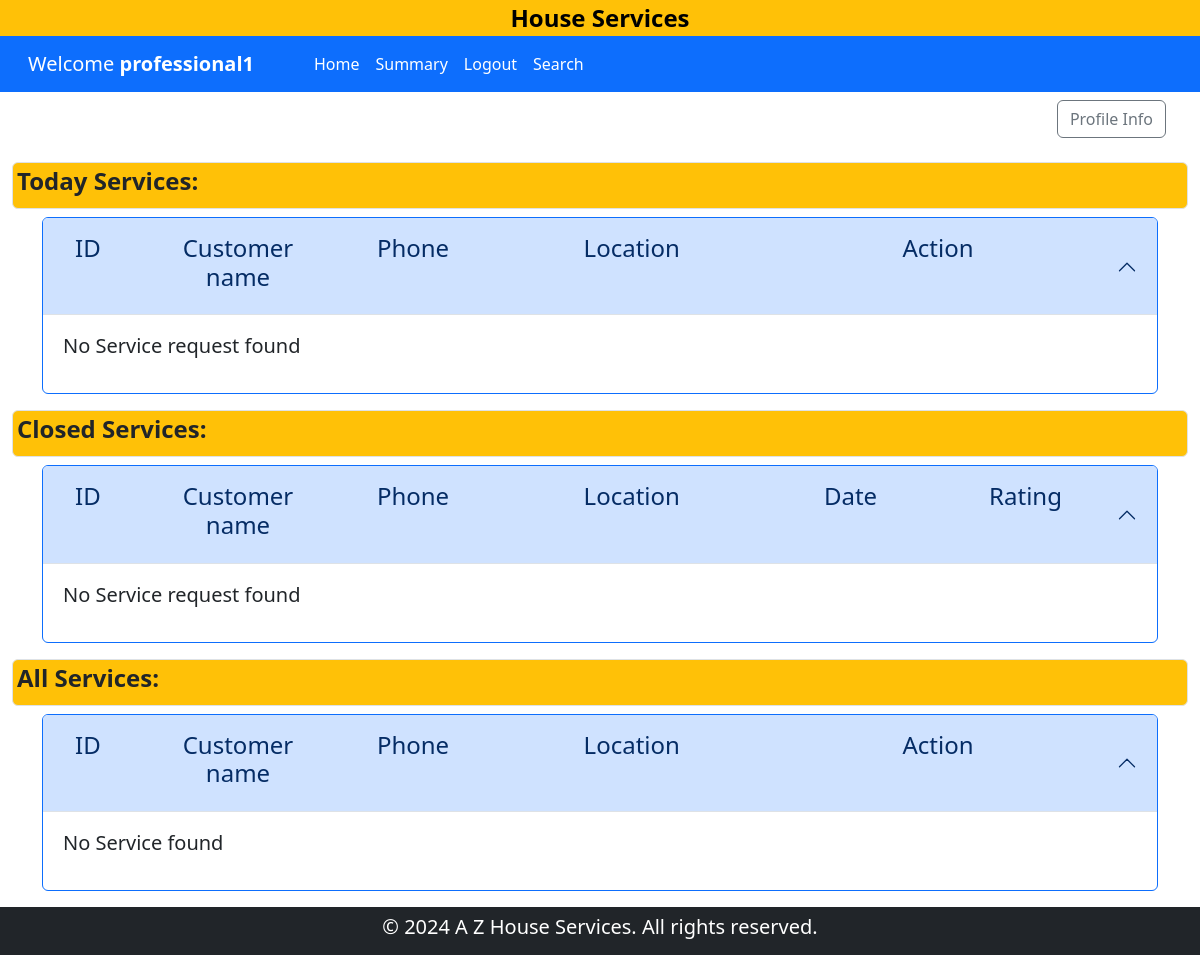
The app's page /professional_dashboard/1, older data.
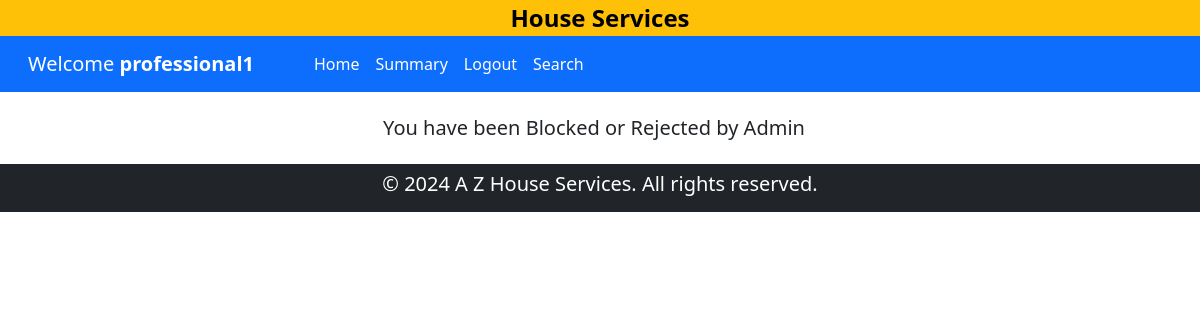
The same page, newer data.
### backened/controller.py (the view)
@app.route("/professional_dashboard/<id>")
def professionalDashboard(id):
    prof = Professional.query.filter_by(id=id).first()
    ser_req = ServiceRequest.query.filter_by(professional_id=prof.id).all()
    return render_template(
        "professional_dashboard.html", professional=prof, ser_req=ser_req
    )

### templates/professional_dashboard.html (shortened to what the changed rows need)
{% extends 'layout.html' %}
{% block content %}
<div class="container-fluid bg-warning" id="home">
    <div class="d-flex justify-content-center">
    </div>
</div>
<nav class="navbar navbar-expand-lg bg-primary">
    <div class="container-xxl">
    </div>
</nav>
{% if professional.status != 'Approved' %}
    <div class="container text-center h3 lead m-4">You have been Blocked or Rejected by Admin</div>
{% else %}
{% block professional %}
<div class="container">
    <div class="row">
        <div class="col-md-12 text-end m-2">
            <a href="{{ url_for('update_profile', user = 'professional', id = professional.id) }}" class="btn btn-outline-secondary">Profile Info</a>
        </div>
    </div>
</div>
    <section id="main-data" class="container-fluid" >
        <div class="mt-3 mb-2 bg-warning p-1 border rounded">
            <h4 class="fw-bold">Today Services:</h4>
        </div>
        <div class="container">
            <div class="accordion" id="today-Services">
                <div class="accordion-item border border-primary">
                  <h2 class="accordion-header">
                    <button class="accordion-button" type="button"  data-bs-target="#today-service-collapse" aria-expanded="true" >
                      <div class="container row">
                        <h4 class="col-1">ID</h4>
                        <h4 class="col-2 text-center">Customer name</h4>
                        <h4 class="col-2 text-center">Phone</h4>
                        <h4 class="col-3 text-center">Location</h4>
                        <h4 class="col-4 text-center">Action</h4>
                      </div>
                    </button>
                  </h2>
                  <div id="today-service-collapse" class="accordion-collapse  show" data-bs-parent="#today-Services">
                    <div class="accordion-body">
                        {% if not ser_req  %}
                        <div class="col">
                            <p class="lead">No Service request found</p>
                        </div>
                        {% endif %}
                    </div>
                  </div>
                </div>
            </div>
        </div>
        <div class="mt-3 mb-2 bg-warning p-1 border rounded">
            <h4 class="fw-bold">Closed Services:</h4>
        </div>
        <div class="container">
            <div class="accordion" id="closed-Services">
                <div class="accordion-item border border-primary">
                    <h2 class="accordion-header">
                    <button class="accordion-button" type="button"  data-bs-target="#closed-service-collapse" aria-expanded="true" >
                        <div class="container row">
                        <h4 class="col-1">ID</h4>
                        <h4 class="col-2 text-center">Customer name</h4>
                        <h4 class="col-2 text-center">Phone</h4>
                        <h4 class="col-3 text-center">Location</h4>
                        <h4 class="col-2 text-center">Date</h4>
                        <h4 class="col-2 text-center">Rating</h4>
                        </div>
                    </button>
                    </h2>
                    <div id="closed-service-collapse" class="accordion-collapse  show" data-bs-parent="#closed-Services">
                    <div class="accordion-body">
                        {% if not ser_req  %}
                        <div class="col">
                            <p class="lead">No Service request found</p>
                        </div>
                        {% endif %}
                    </div>
                    </div>
                </div>
            </div>
        </div>
        <div class="mt-3 mb-2 bg-warning p-1 border rounded">
            <h4 class="fw-bold">All Services:</h4>
        </div>
        <div class="container">
            <div class="accordion" id="all-Services">
                <div class="accordion-item border border-primary mb-3">
                    <h2 class="accordion-header">
                    <button class="accordion-button" type="button" data-bs-toggle="collapse" data-bs-target="#all-service-collapse" aria-expanded="true" aria-controls="all-service-collapse">
                        <div class="container row">
                            <h4 class="col-1">ID</h4>
                            <h4 class="col-2 text-center">Customer name</h4>
                            <h4 class="col-2 text-center">Phone</h4>
                            <h4 class="col-3 text-center">Location</h4>
                            <h4 class="col-4 text-center">Action</h4>
                        </div>
                    </button>
                    </h2>
                    <div id="all-service-collapse" class="accordion-collapse collapse show" data-bs-parent="#all-Services">
                    <div class="accordion-body">
                        {% if ser_req | length == 0 %}
                        <div class="col">
                            <p class="lead">No Service found</p>
                        </div>
                        {% endif %}
                    </div>
                    </div>
                </div>
            </div>
        </div>
    </section>
{% endblock professional %}
{% endif %}
{% endblock content %}

Row changes from the older to the newer data that the page shows:
changed Professional "professional1": status "Approved" → "Blocked" (drawn)
Text that changed along with them:
text no longer shown: "Profile Info Today Services: ID Customer name Phone Location Action No Service request found Closed Services: ID Customer name Phone Location Date Rating No Service request found All Services: ID Customer name Phone Location Action No Service found"
text now shown: "You have been Blocked or Rejected by Admin"
